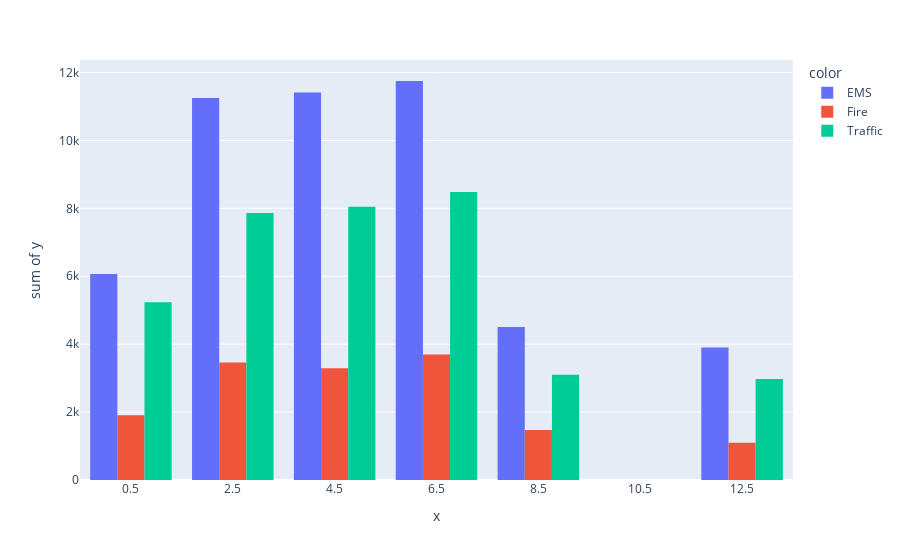

Write notebook code for a chart like this one.
### Code cell
reason_month=pd.DataFrame(df.groupby(['Month','Reason'])['Reason'].count()).rename(columns={'Reason':'Count'}).reset_index()
month=reason_month['Month']
Count=reason_month['Count']
Reason=reason_month['Reason']
bins=range(0,12,1)
reason_month
px.histogram(reason_day,x=month,y=Count,color=Reason,barmode='group')

### Figure 1 — Plotly figure (JSON) as saved in the notebook; plotly's stock layout.template omitted (floating-point values rounded to 4 significant figures)
{"data": [{"alignmentgroup": "True", "bingroup": "x", "histfunc": "sum", "hovertemplate": "color=EMS<br>x=%{x}<br>sum of y=%{y}<extra></extra>", "legendgroup": "EMS", "marker": {"color": "#636efa", "pattern": {"shape": ""}}, "name": "EMS", "offsetgroup": "EMS", "orientation": "v", "showlegend": true, "type": "histogram", "x": [1, 2, 3, 4, 5, 6, 7, 8, 12], "xaxis": "x", "y": [6063, 5413, 5832, 5680, 5734, 5720, 6029, 4508, 3898], "yaxis": "y"}, {"alignmentgroup": "True", "bingroup": "x", "histfunc": "sum", "hovertemplate": "color=Fire<br>x=%{x}<br>sum of y=%{y}<extra></extra>", "legendgroup": "Fire", "marker": {"color": "#EF553B", "pattern": {"shape": ""}}, "name": "Fire", "offsetgroup": "Fire", "orientation": "v", "showlegend": true, "type": "histogram", "x": [1, 2, 3, 4, 5, 6, 7, 8, 12], "xaxis": "x", "y": [1905, 1869, 1590, 1717, 1573, 1796, 1901, 1473, 1096], "yaxis": "y"}, {"alignmentgroup": "True", "bingroup": "x", "histfunc": "sum", "hovertemplate": "color=Traffic<br>x=%{x}<br>sum of y=%{y}<extra></extra>", "legendgroup": "Traffic", "marker": {"color": "#00cc96", "pattern": {"shape": ""}}, "name": "Traffic", "offsetgroup": "Traffic", "orientation": "v", "showlegend": true, "type": "histogram", "x": [1, 2, 3, 4, 5, 6, 7, 8, 12], "xaxis": "x", "y": [5237, 4185, 3679, 3929, 4116, 4270, 4207, 3097, 2975], "yaxis": "y"}], "layout": {"barmode": "group", "legend": {"title": {"text": "color"}, "tracegroupgap": 0}, "margin": {"t": 60}, "xaxis": {"anchor": "y", "domain": [0, 1], "title": {"text": "x"}}, "yaxis": {"anchor": "x", "domain": [0, 1], "title": {"text": "sum of y"}}}}
